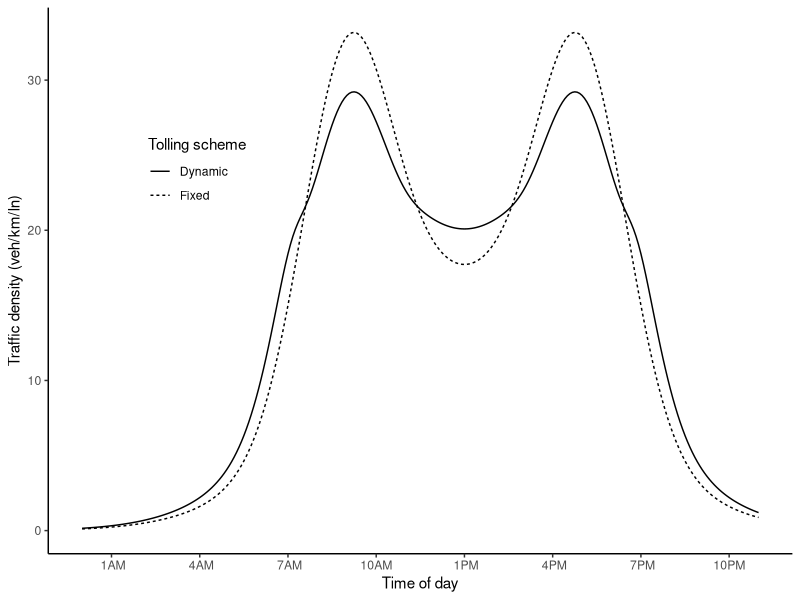
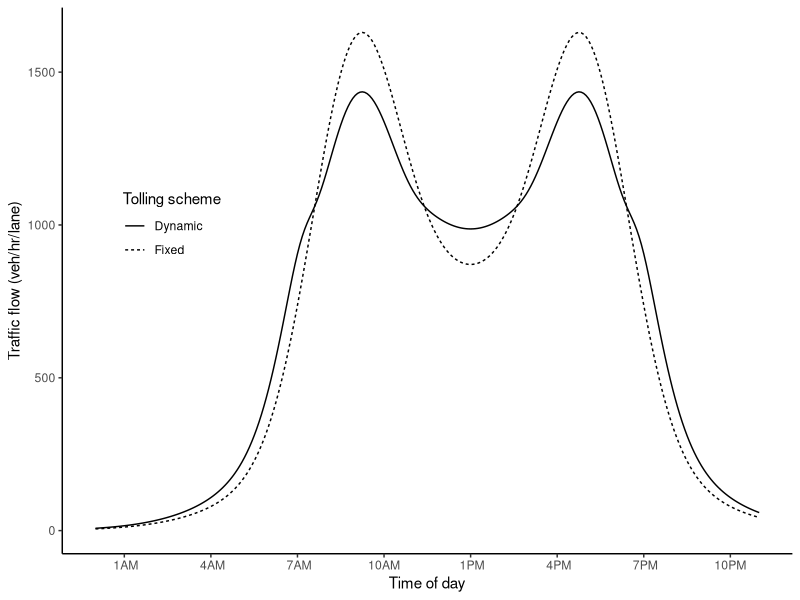
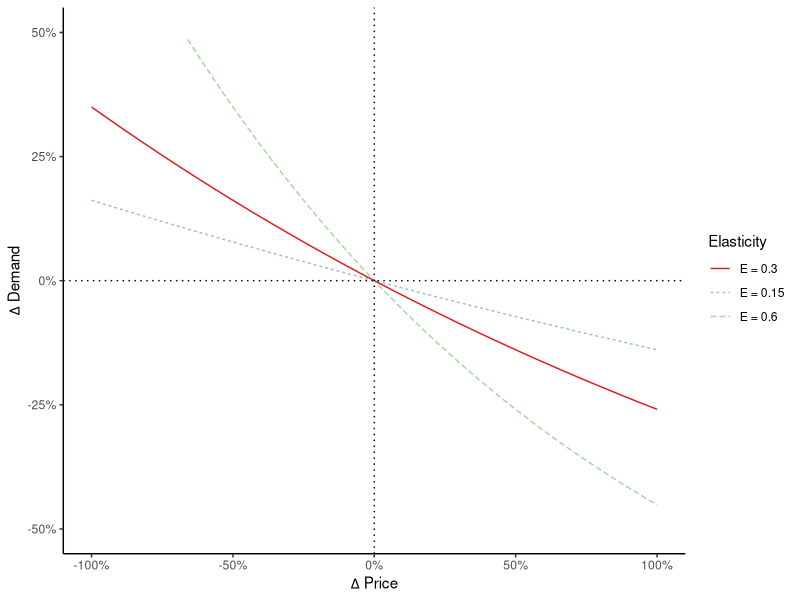
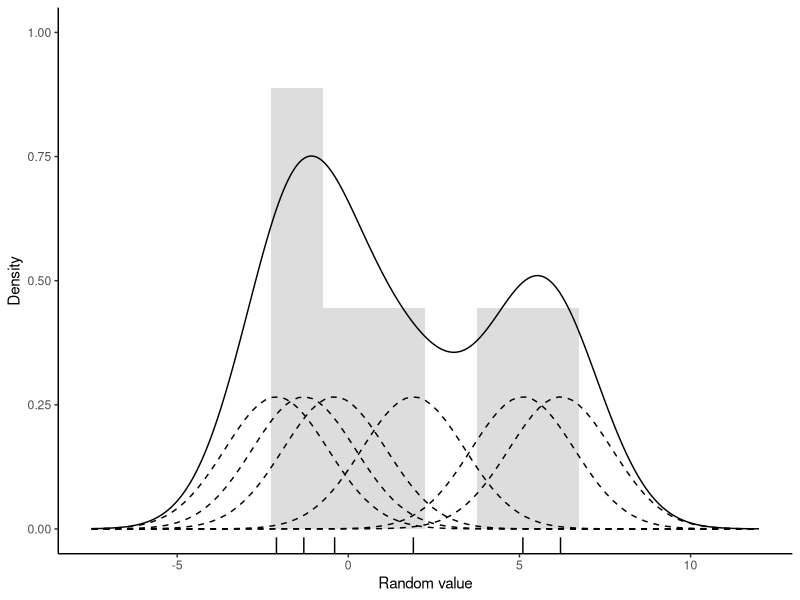
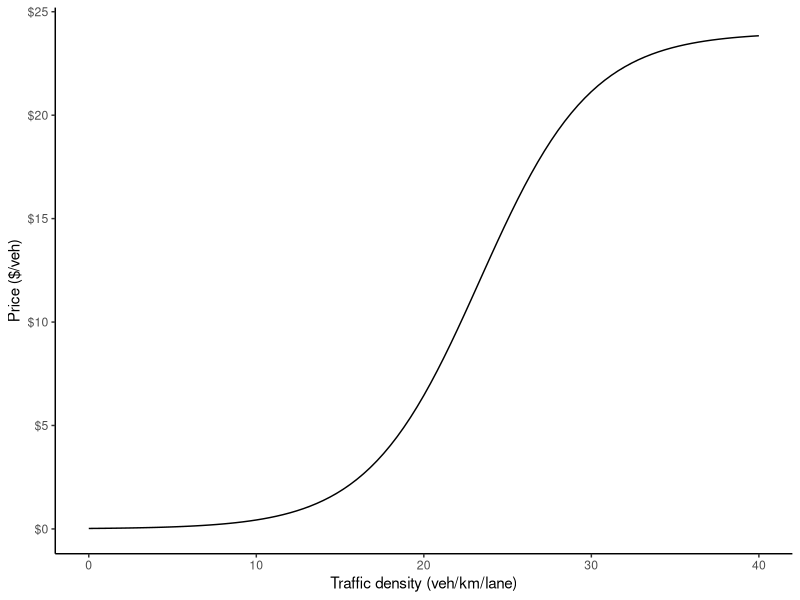
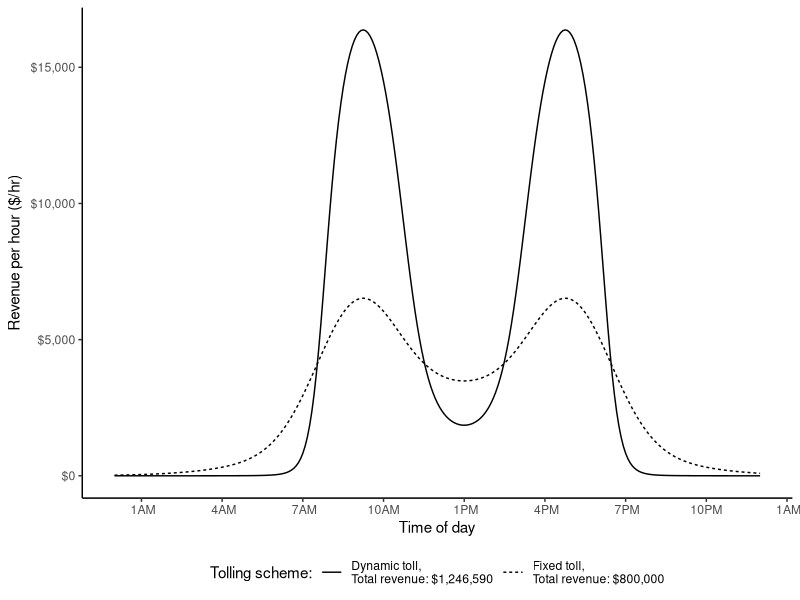
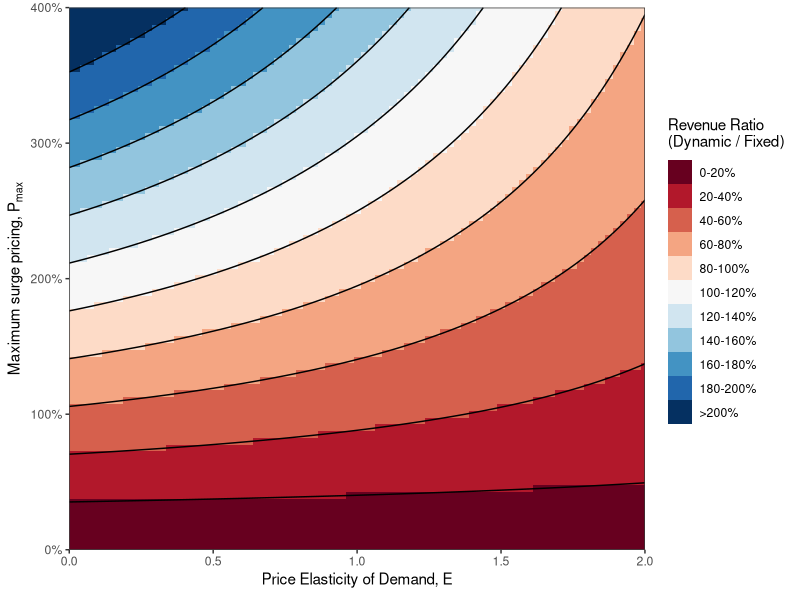
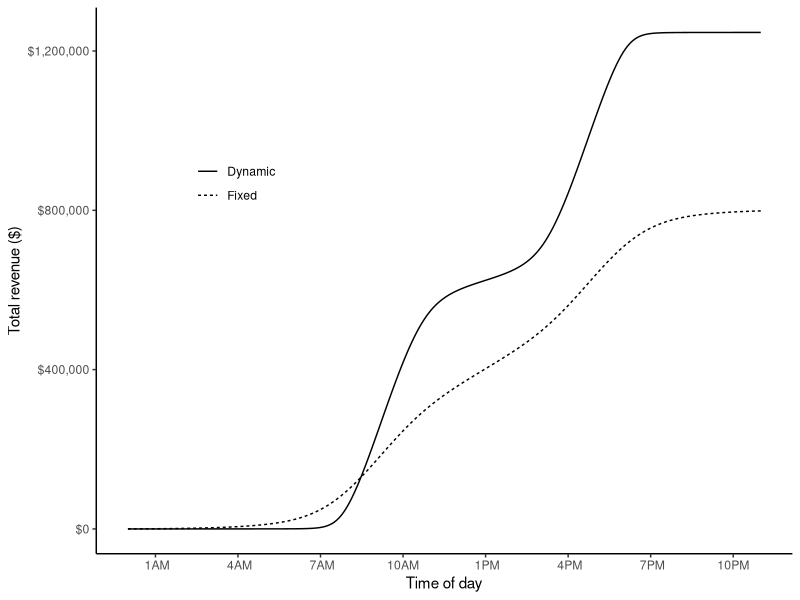

The R source for these figures, in order:

library(data.table)
library(ggplot2)
library(scales)
# library(extrafont)

#### Functions ####

#Pricing function
fun.price <- function(k, pmin, pmax, a, b)  pmin + (pmax-pmin)/(1 + exp(a-b*k))

#Elasticity function
fun.elasticdemand <- function(k,p1,p2,E) k+k*(exp(-E*(p2-p1)/(p2+p1))-1)
#fun.elasticdemand <- function(k,p1,p2,E) k*((p2-p1)/p1)^-E

#Demand distribution (Manually constructed for this example)
fun.demanddist <- function(scale, t,sd) scale*(dnorm(t,mean=9,sd) + dnorm(t,mean=17,sd) + dnorm(t,mean=12,sd=4) + dnorm(t,mean=14,sd=4))


#### Parameters ####
E = 0.3
trips = 100000
inc = 5/60
t = seq(0,24,by=inc)
a = 7
b = 0.3
pfix = 8
pmin = 0*pfix/2
pmax = pfix*3
nlanes = 6 #lanes

#### Run for the constant parameters ####
dat = data.table(t=t, k1 = fun.demanddist(85,t,1.5), price1 = pfix)
#dat[ , k2 := fun.demanddist(t,2)]
dat[ , "q1" := trips*k1/sum(k1)/inc/nlanes ]
dat[ , "n1" := trips*k1/sum(k1) ]
dat[ , price2 := fun.price(k1, pmin, pmax, a, b)]

dat[ , k2 := fun.elasticdemand(k1,price1,price2,E)]
dat[ , k2 := sum(k1)*k2/sum(k2)]
dat[ , "q2" := trips*k2/sum(k2)/inc/nlanes ]
dat[ , "n2" := trips*k2/sum(k2) ]

#Revenue
dat[ , rev1 := n1*price1]
dat[ , rev2 := n2*price2]
#Revenue per house
dat[ , rev1hr := rev1/inc]
dat[ , rev2hr := rev2/inc]
#Cumulative sum
dat[ , sumrev1 := cumsum(n1*price1)]
dat[ , sumrev2 := cumsum(n2*price2)]

#Time
dat[ , time := as.POSIXct('2000-01-01 00:00:00 EST', tz='EST') + (3600*t)]

#Check sum, make sure the same number of total trips happen
dat[ , lapply(.SD, sum),.SDcols = c("k1","k2")]
dat[ , lapply(.SD, sum),.SDcols = c("q1","q2")]
dat[ , lapply(.SD, sum),.SDcols = c("n1","n2")]


#### Run with varying pmax and elasticity ####
#Set up combination matrix
datvar = as.data.table(expand.grid(tval = t,
                                   E = seq(0,2, by=0.025),
                                   surge = seq(0, 4, by = 0.05)))
#Assign fixed price & scaled price
datvar[ , price1 := pfix]
datvar[ , pmax := pfix*surge]
#Calculate demand dist for each combo
datvar[ , k1 := fun.demanddist(85, tval, 1.5), by = .(E,surge)]
#Calculate flow and number of trips for fixed price
datvar[ , "q1" := trips*k1/sum(k1)/inc/nlanes, by = .(E,surge)]
datvar[ , "n1" := trips*k1/sum(k1), by = .(E,surge)]
#Calculate new price the previous demand
datvar[ , price2 := fun.price(k1, pmin, pmax, a, b)]
#Calculate new density, flow, and number of trips from price
datvar[ , k2 := fun.elasticdemand(k1,price1,price2,E), by = .(E,surge)]
datvar[ , k2 := sum(k1)*k2/sum(k2), by = .(E,surge)]
datvar[ , "q2" := trips*k2/sum(k2)/inc/nlanes, by = .(E,surge)]
datvar[ , "n2" := trips*k2/sum(k2), by = .(E,surge)]
#Revenue
datvar[ , rev1 := cumsum(n1*price1)]
datvar[ , rev2 := cumsum(n2*price2)]

#Revenue
datvar[ , rev1 := n1*price1]
datvar[ , rev2 := n2*price2]
#Cumulative sum
datvar[ , sumrev1 := cumsum(rev1)]
datvar[ , sumrev2 := cumsum(rev2)]

#Time
datvar[ , time := as.POSIXct('2000-01-01 00:00:00 EST', tz='EST') + (3600*tval)]

#Check sum, make sure the same number of total trips happen
datvar[ , lapply(.SD, sum),.SDcols = c("k1","k2"), by = .(E,surge)][, all.equal(k1,k2)]
datvar[ , lapply(.SD, sum),.SDcols = c("q1","q2"), by = .(E,surge)][, all.equal(q1,q2)]
datvar[ , lapply(.SD, sum),.SDcols = c("n1","n2"), by = .(E,surge)][, all.equal(n1,n2)]

#Aggregate total revenue
revmat <- datvar[ , list("revratio" = sum(rev2)/sum(rev1)), by = .(E,surge)]



#### Ploting ####


#### Kernal Density 
#rand = data.table(rand = c(rlnorm(50, sd=0.5), rnorm(50, mean=3, sd=0.5)))
#rand = data.table(rand = rlnorm(5))
rand = data.table(rand = c(-2.1,-1.3,-0.4,1.9,5.1,6.2))
d = density(rand$rand, kernel = 'gaussian', bw=sqrt(2.25))

plot.kernel <- ggplot(rand, aes(rand)) +
  geom_rug() +
  geom_histogram(aes(y=4*..density..), binwidth=d$bw, alpha=0.2) +
  geom_density(aes(y=..count..), bw=d$bw) +
  scale_y_continuous("Density", limits = c(0, 1)) +
  scale_x_continuous("Random value", limits = c(-7.5,12)) +
  theme_classic() 
#theme(text=element_text(family="Times New Roman"))
for(x in rand$rand) plot.kernel <- plot.kernel + stat_function(fun = dnorm, args = list(mean = x, sd = d$bw), linetype=2)
# plot.kernel


#### Elasticity Plot
elabs <- c(paste0("E = ",E), paste0("E = ",E/2), paste0("E = ",2*E))

plot.elasticity <- ggplot(data.frame(x = c(0, 1)), aes(x)) + 
  stat_function(fun = function(x) exp(-0.5*E*x)-1, aes(linetype = "E/2", color = "E/2"), alpha = 0.5) +
  stat_function(fun = function(x) exp(-E*x)-1, aes(linetype = "E", color = "E")) +
  stat_function(fun = function(x) exp(-2.0*E*x)-1, aes(linetype = "2E", color = "2E"), alpha = 0.5) +
  geom_vline(xintercept = 0, linetype="dotted") +
  geom_hline(yintercept = 0, linetype="dotted") +
  #annotate("text", x=-0.4, y=-.25, label = paste("Constant elasticity =",E)) + #, family = "Times New Roman") +
  scale_x_continuous(expression(Delta~"Price"), labels = scales::percent, limits = c(-1,1)) +
  scale_y_continuous(expression(Delta~"Demand"), labels = scales::percent, limits = c(-0.5,0.5)) +
  scale_color_brewer("Elasticity", palette = "Set1", limits = c("E","E/2","2E"), labels = elabs) +
  scale_linetype("Elasticity", limits = c("E","E/2","2E"), labels = elabs) +
  theme_classic()
# theme(text=element_text(family="Times New Roman"))
# plot.elasticity

#### Pricing funcition 
plot.price <- ggplot(data.frame(x = c(0, 40)), aes(x)) + 
  stat_function(fun = fun.price, args = list(pmin, pmax, a, b)) +
  scale_y_continuous("Price ($/veh)", labels = scales::dollar, limits = c(0,pmax)) +
  scale_x_continuous("Traffic density (veh/km/lane)") +
  theme_classic()
# theme(text=element_text(family="Times New Roman"))
# plot.price


#### Demand Density Distributions (Same as flow, but with density)
plot.demanddensity <- ggplot(dat) + 
  geom_line(aes(x=time,y=k1, linetype="Fixed")) + 
  geom_line(aes(x=time,y=k2, linetype="Dynamic")) + 
  scale_y_continuous("Traffic density (veh/km/ln)") +
  scale_linetype("Tolling scheme") +
  scale_x_datetime("Time of day", labels = date_format("%l%p", tz='EST'), date_breaks = "3 hour",
                   limits = c(as.POSIXct('2000-01-01 00:00:00 EST', tz='EST'),as.POSIXct('2000-01-01 23:00:00 EST', tz='EST'))) +
  theme_classic() +
  theme(legend.position = c(0.2,0.7), 
        legend.background = element_blank())
        #text=element_text(family="Times New Roman"))
# plot.demanddensity

#### Demand flow distributions (Same as density, but with flow)
plot.demandflow <- ggplot(dat) + 
  geom_line(aes(x=time,y=q1, linetype="Fixed")) + 
  geom_line(aes(x=time,y=q2, linetype="Dynamic")) + 
  scale_y_continuous("Traffic flow (veh/hr/lane)") +
  scale_linetype("Tolling scheme") +
  scale_x_datetime("Time of day", labels = date_format("%l%p", tz='EST'), date_breaks = "3 hour",
                   limits = c(as.POSIXct('2000-01-01 00:00:00 EST', tz='EST'),as.POSIXct('2000-01-01 23:00:00 EST', tz='EST'))) +
  theme_classic() +
  theme(legend.position = c(0.15,0.6))
        #text=element_text(family="Times New Roman"))
# plot.demandflow


#### Toll price distribution
plot.toll <- ggplot(dat) +  
  geom_line(aes(x=time,y=price1, linetype="Fixed")) + 
  geom_line(aes(x=time,y=price2, linetype="Dynamic")) + 
  scale_y_continuous("Price ($/veh)", labels = scales::dollar, breaks = seq(0,pmax,by=2), limits = c(0,pmax)) +
  scale_linetype("Tolling scheme") +
  scale_x_datetime("Time of day", labels = date_format("%l%p", tz='EST'), date_breaks = "3 hour",
                   limits = c(as.POSIXct('2000-01-01 00:00:00 EST', tz='EST'),as.POSIXct('2000-01-01 23:00:00 EST', tz='EST'))) +
  theme_classic() +
  theme(legend.position = c(0.2,0.7),
        legend.background = element_blank())
        #text=element_text(family="Times New Roman"))
# plot.toll

#### Revenue distribution
plot.revenue <- ggplot(dat) + 
  geom_line(aes(x=time,y=rev1, linetype=paste0("Fixed toll,\nTotal revenue: ", scales::dollar(sum(dat$rev1))))) +
  geom_line(aes(x=time,y=rev2, linetype=paste0("Dynamic toll,\nTotal revenue: ", scales::dollar(sum(dat$rev2))))) +
  scale_y_continuous(expression("Revenue per hour ($/hr)"), labels = scales::dollar) +
  scale_x_datetime("Time of day", labels = date_format("%l%p", tz='EST'), date_breaks = "3 hour",
                   limits = c(as.POSIXct('2000-01-01 00:00:00 EST', tz='EST'),
                              as.POSIXct('2000-01-01 24:00:00 EST', tz='EST'))) +
  scale_linetype("Tolling scheme:") +
  # annotate("text", x=as.POSIXct('2000-01-01 24:00:00 EST', tz='EST'), y=0.5*max(dat$rev2),
  #          label = paste0(paste0("Fixed toll: ", scales::dollar(sum(dat$rev1))),"\n",
  #                         paste0("Dynamic toll: ", scales::dollar(sum(dat$rev2)))), hjust = 0, size = 4) +
  theme_classic() +
  theme(legend.position = "bottom",
        legend.background = element_blank())
        #text=element_text(family="Times New Roman"))
# plot.revenue


#### Cumulative revenue
plot.revsum <- ggplot(dat) + 
  geom_line(aes(x=time,y=sumrev1, linetype="Fixed")) +
  geom_line(aes(x=time,y=sumrev2, linetype="Dynamic")) +
  scale_y_continuous("Total revenue ($)", labels = scales::dollar) +
  scale_linetype("") +
  scale_x_datetime("Time of day", labels = date_format("%l%p", tz='EST'), date_breaks = "3 hour",
                   limits = c(as.POSIXct('2000-01-01 00:00:00 EST', tz='EST'),as.POSIXct('2000-01-01 23:00:00 EST', tz='EST'))) +
  theme_classic() +
  theme(legend.position = c(0.2,0.7),
        legend.background = element_blank())
#text=element_text(family="Times New Roman"))
# plot.revsum


#### Total revenue by Elasticity vs Pmax
# cuts = with(revmat, 
#             c(seq(10*floor(10*min(revratio)), 100, length.out = 6)[-6],
#               seq(100, 10*ceiling(10*max(revratio)), length.out = 6)))

cuts = seq(0, 200, by = 20)
cutlabs = c(paste0(paste(round(cuts)[-length(cuts)], round(cuts[-1]), sep = "-"),"%"),paste0(">",round(cuts)[length(cuts)],"%"))

plot.revmat <- ggplot(revmat, aes(x = E, y = surge)) +
  #geom_contour_filled(breaks = cuts, aes(z = 100*revratio)) +
  geom_raster(aes(fill = cut(100*revratio, c(cuts,Inf), include.lowest = T))) +
  geom_contour(breaks = cuts, aes(z = 100*revratio), color = "black") +
  scale_x_continuous(expression("Price Elasticity of Demand,"~E), expand = c(0,0)) +
  scale_y_continuous(expression("Maximum surge pricing,"~P[max]), expand = c(0,0),
                     labels = scales::percent_format()) +
  scale_fill_brewer(expression("Revenue Ratio\n(Dynamic / Fixed)"),
                    palette = "RdBu", label = cutlabs) +
  coord_cartesian(xlim = c(0, max(revmat$E)), ylim = c(0,max(revmat$surge))) +
  theme_bw()
# plot.revmat





# ggsave("../figures/toyprice.pdf", plot.price, device = cairo_pdf, width=4.25, height=2, units = "in")
# ggsave("../figures/toyelasticity.pdf", plot.elasticity, device = cairo_pdf, width=4.25, height=2, units = "in")
# ggsave("../figures/toydemand.pdf", plot.demanddensity, device = cairo_pdf, width=4.25, height=2, units = "in")
# ggsave("../figures/toytoll.pdf", plot.toll, device = cairo_pdf, width=4.25, height=2, units = "in")
# ggsave("../figures/toyrevenue.pdf", plot.revenue, device = cairo_pdf, width=4.25, height=2, units = "in")
# ggsave("../figures/KDE.pdf", plot.kernel, device = cairo_pdf, width=4.25, height=2, units = "in")
